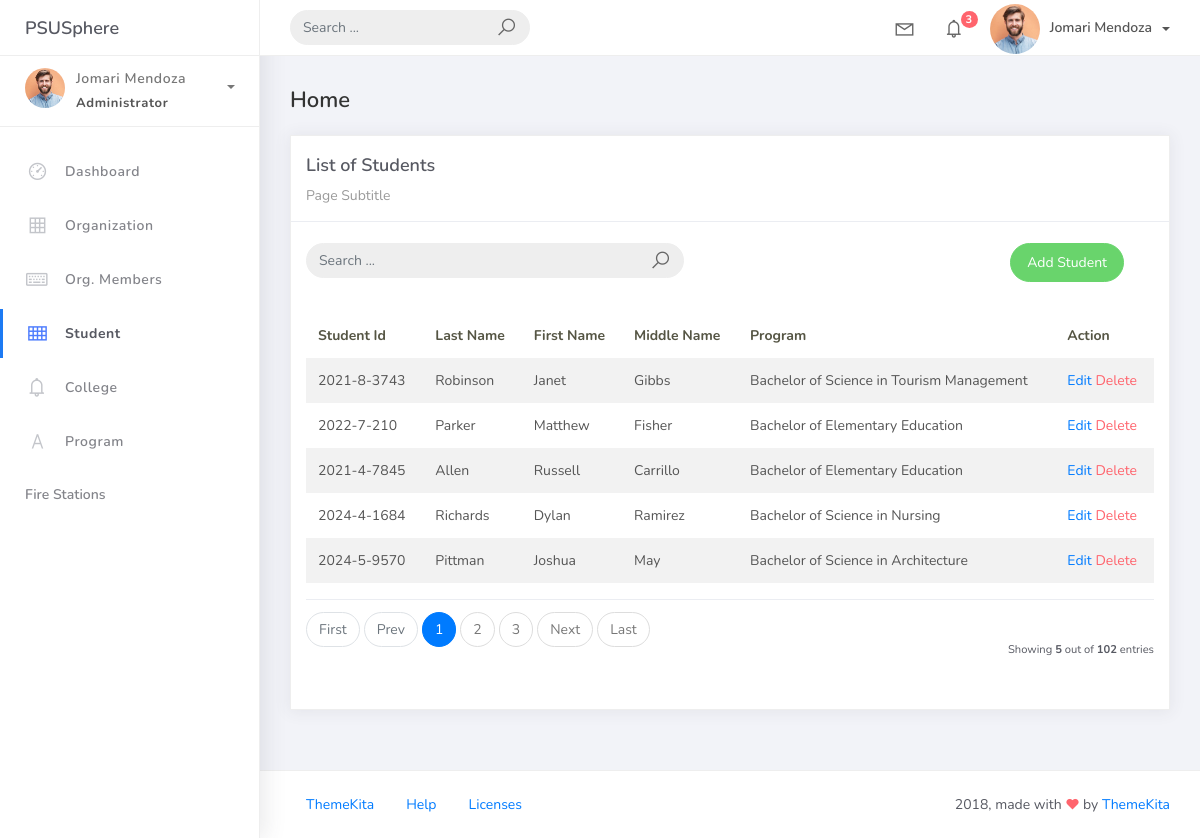
Screenshot of /student_list with the database file from the repository.
### studentorg/models.py (models this page shows, shortened)
class BaseModel(models.Model):
    created_at = models.DateTimeField(auto_now_add=True, db_index=True)
    updated_at = models.DateTimeField(auto_now=True)
    class Meta:
        abstract = True

class Student(BaseModel):
    student_id = models.CharField(max_length=15)
    lastname = models.CharField(max_length=25)
    firstname = models.CharField(max_length=50)
    middlename = models.CharField(max_length=25, blank=True, null=True)
    program = models.ForeignKey(Program, on_delete=models.CASCADE)

class Program(BaseModel):
    prog_name = models.CharField(max_length=150)
    college = models.ForeignKey(College, on_delete=models.CASCADE)
    def __str__(self):
        return self.prog_name

### studentorg/views.py (the view, shortened to what this page needs)
# urls.py: path("student_list", StudentList.as_view(), name="student-list"),
class StudentList(ListView):
    model = Student
    context_object_name = "student"
    template_name = "student_list.html"
    paginate_by = 5
    def get_queryset(self, *args, **kwargs):
        qs = super(StudentList, self).get_queryset(*args, **kwargs)
        return qs

### templates/student_list.html
{% extends 'base.html' %}
{% load static %}
{% block content %}
  <div class="content">
    <div class="container-fluid">
      <h4 class="page-title">Home</h4>
      <div class="row">
        <div class="col-md-12">
          <div class="card">
            <div class="card-header">
              <div class="card-title">List of Students</div>
              <div class="card-category">Page Subtitle</div>
            </div>
            <br />
            <div class="col-md-12 row">
              <div class="col-md-6">
                <form class="navbar-left navbar-form nav-search mr-md-3" action="{% url 'student-list' %}">
                  <div class="input-group">
                    <input type="text" placeholder="Search ..." class="form-control" name="q" />
                    <div class="input-group-append">
                      <span class="input-group-text"><i class="la la-search search-icon"></i></span>
                    </div>
                  </div>
                </form>
              </div>
              <div class="col-md-6">
                <div class="pull-right">
                  <a href="{% url 'student-add' %}" class="btn btn-success btn-rounded">Add Student</a>
                </div>
              </div>
            </div>
            <div class="card-body">
              <table class="table table-striped mt-3">
                <thead>
                  <tr>
                    <th scope="col">Student Id</th>
                    <th scope="col">Last Name</th>
                    <th scope="col">First Name</th>
                    <th scope="col">Middle Name</th>
                    <th scope="col">Program</th>
                    <th scope="col">Action</th>
                  </tr>
                </thead>
                <tbody>
                  {% for object in object_list %}
                    <tr>
                      <td>{{ object.student_id }}</td>
                      <td>{{ object.lastname }}</td>
                      <td>{{ object.firstname }}</td>
                      <td>{{ object.middlename }}</td>
                      <td>{{ object.program }}</td>
                      <td>
                        <a href="student_list/{{ object.id }}">Edit</a>
                        <a href="student_list/{{ object.id }}/delete" class="text-danger">Delete</a>
                      </td>
                    </tr>
                    {% empty %}
                    <tr>
                      <td colspan="4" style="text-align: center">
                        <p class="text-sm font-weight-bold mb-0">No Records Found</p>
                      </td>
                    </tr>
                  {% endfor %}
                </tbody>
              </table>
              {% include 'includes/pagination.html' %}
            </div>
          </div>
        </div>
      </div>
    </div>
  </div>
{% endblock %}

### rows the page displays
Student: student_id "2021-8-3743", lastname "Robinson", firstname "Janet", middlename "Gibbs", program "Bachelor of Science in Tourism Management"
Student: student_id "2022-7-210", lastname "Parker", firstname "Matthew", middlename "Fisher", program "Bachelor of Elementary Education"
Student: student_id "2021-4-7845", lastname "Allen", firstname "Russell", middlename "Carrillo", program "Bachelor of Elementary Education"
Student: student_id "2024-4-1684", lastname "Richards", firstname "Dylan", middlename "Ramirez", program "Bachelor of Science in Nursing"
Student: student_id "2024-5-9570", lastname "Pittman", firstname "Joshua", middlename "May", program "Bachelor of Science in Architecture"

### other values shown
{{ page_num }} "1"
{{ page_num }} "2" "3"
{{ object_list.count }} "5"
{{ paginator.count }} "102"
